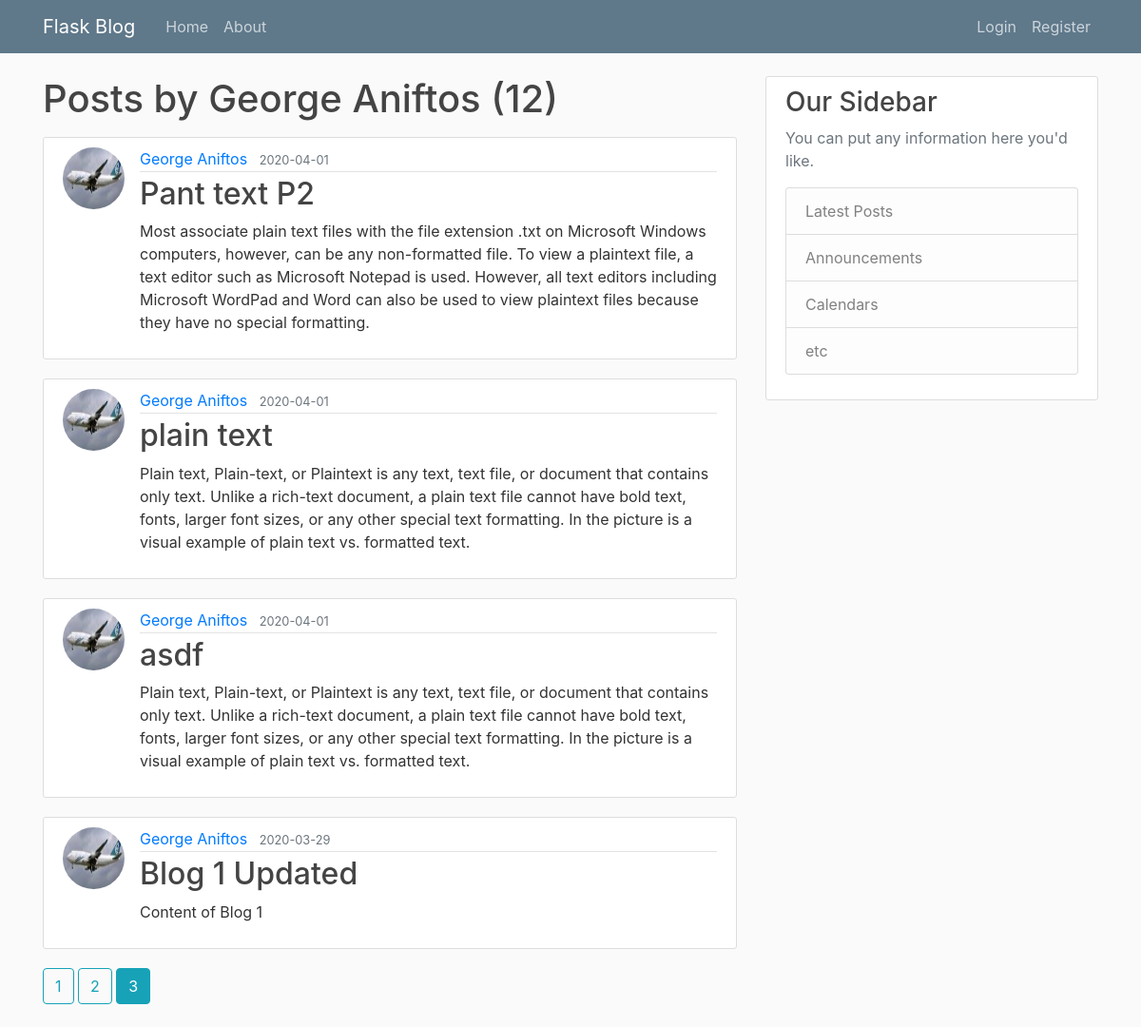
Screenshot of /user/George Aniftos?page=3 with the database file from the repository.
### flaskblog/models.py (models this page shows, shortened)
class User(db.Model, UserMixin): #Each class is an individual table on the database with the name of "user" (lowercase)
    id = db.Column(db.Integer, primary_key = True) #primary key means a unique id for a user
    username = db.Column(db.String(20), unique = True, nullable = False) #unique means again same us above, cant be empty
    email = db.Column(db.String(120), unique = True, nullable = False)
    image_file = db.Column(db.String(20), nullable = False, default = 'default.jpg') #no unique = True because there is going to be a default picture
    password = db.Column(db.String(60), nullable = True) #generate hash of 60 characters
    posts = db.relationship('Post', backref='author', lazy = True) #defines a relationship not a column!
    '''Our post attritube has relationship to the Post model(class).
    Backref (is like creating a new column but not actuall) and uses the author attribute to get the user who created the post!
    Lazy defines when to pull all the posts data from that specific user. '''

class Post(db.Model): #Each class is an individual table on the database with the name "post" (lowercase)
    id = db.Column(db.Integer, primary_key = True) #unique post
    title = db.Column(db.String(100), nullable = False)
    date_posted = db.Column(db.DateTime, nullable = False, default = datetime.utcnow)
    content = db.Column(db.Text, nullable = False)
    user_id = db.Column(db.Integer, db.ForeignKey('user.id'), nullable=False) # specify is a foreign key.

### flaskblog/users/routes.py (the view)
@users.route("/user/<string:username>")
def user_posts(username):
    page = request.args.get('page', 1, type=int)
    user = User.query.filter_by(username=username).first_or_404() #get the first user with this username
    posts = Post.query.filter_by(author=user)\
        .order_by(Post.date_posted.desc())\
        .paginate(page = page, per_page=4) #grab all posts from database
    return render_template('user_posts.html', posts = posts, user=user)

### flaskblog/templates/user_posts.html
{% extends 'layout.html' %}
{% block content %}
    <h1 class="mb-3">Posts by {{ user.username }} ({{ posts.total }})</h1>
    {% for post in posts.items %}
        <article class="media content-section">
            <img class="rounded-circle article-img" src="{{ url_for('static', filename='profile_pics/'+ post.author.image_file) }}">
            <div class="media-body">
                <div class="article-metadata">
                    <a class="mr-2" href="{{ url_for('users.user_posts', username=post.author.username) }}">{{ post.author.username }}</a>
                    <small class="text-muted">{{ post.date_posted.strftime('%Y-%m-%d') }}</small>
                </div>
                <h2><a class="article-title" href="{{ url_for('posts.post', post_id=post.id) }}">{{ post.title }}</a></h2>
                <p class="article-content">{{ post.content }}</p>
            </div>
        </article>
    {% endfor %}
    {% for page_num in posts.iter_pages(left_edge=1, right_edge=1, left_current=1, right_current = 2) %}
        {% if page_num %}
            {% if posts.page == page_num %}
                <a class="btn btn-info mb-4" href="{{ url_for('users.user_posts', username=user.username, page=page_num) }}">{{ page_num }}</a>
            {% else %}
                <a class="btn btn-outline-info mb-4" href="{{ url_for('users.user_posts', username=user.username, page=page_num) }}">{{ page_num }}</a>
            {% endif %}
        {% else %}
        ...
        {% endif %}
    {% endfor %}
{% endblock content %}

### flaskblog/static/main.css (style rules this page uses)
body { background: #fafafa; color: #333333; margin-top: 5rem; }
h1, h2, h3, h4, h5, h6 { color: #444444; }
.content-section { background: #ffffff; padding: 10px 20px; border: 1px solid #dddddd; border-radius: 3px; margin-bottom: 20px; }
.article-title { color: #444444; }
.article-content { white-space: pre-line; }
.article-img { height: 65px; width: 65px; margin-right: 16px; }
.article-metadata { padding-bottom: 1px; margin-bottom: 4px; border-bottom: 1px solid #e3e3e3 }

### rows the page displays
User: username "George Aniftos"
Post: image_file (picture), author.username "George Aniftos", date_posted "2020-04-01", title "Pant text P2", content "Most associate plain text files with the file extension .txt on Microsoft Windows computers, however, can be any non-formatted file. To view a plaintext file, a text editor such as Microsoft Notepad is used. However, all text editors including Microsoft WordPad and Word can also be used to view plaintext files because they have no special formatting."
Post: image_file (picture), author.username "George Aniftos", date_posted "2020-04-01", title "plain text", content "Plain text, Plain-text, or Plaintext is any text, text file, or document that contains only text. Unlike a rich-text document, a plain text file cannot have bold text, fonts, larger font sizes, or any other special text formatting. In the picture is a visual example of plain text vs. formatted text."
Post: image_file (picture), author.username "George Aniftos", date_posted "2020-04-01", title "asdf", content "Plain text, Plain-text, or Plaintext is any text, text file, or document that contains only text. Unlike a rich-text document, a plain text file cannot have bold text, fonts, larger font sizes, or any other special text formatting. In the picture is a visual example of plain text vs. formatted text."
Post: image_file (picture), author.username "George Aniftos", date_posted "2020-03-29", title "Blog 1 Updated", content "Content of Blog 1"

### other values shown
{{ posts.total }} "12"
{{ page_num }} "1" "2"
{{ page_num }} "3"
